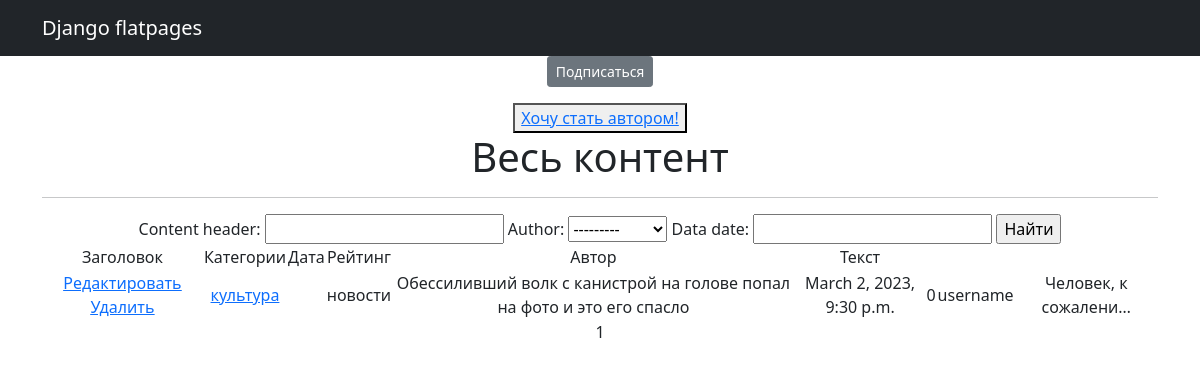
The page /posts/categories/3 (signed in) on the database its author committed.
### news/models.py (models this page shows, shortened)
class Post(models.Model):
    author = models.ForeignKey(Author, on_delete=models.CASCADE)
    content_type = models.CharField(max_length=256, choices=ContentType.choices)
    data = models.DateTimeField(auto_now_add=True)
    content_header = models.CharField(max_length=256)
    content_text = models.CharField(max_length=5000)
    content_rating = models.IntegerField(default=0)
    category = models.ManyToManyField(Category, through='PostCategory')

class Category(models.Model):
    name_category = models.CharField(unique=True, max_length=64)
    subscribers = models.ManyToManyField(User, blank=True, null=True, related_name='categories')
    def __str__(self):
        return self.name_category

class Author(models.Model):
    user = models.OneToOneField(User, on_delete=models.CASCADE)
    rating = models.IntegerField(default=0)
    def __str__(self):
        return self.user.username

### news/views.py (the view)
# urls.py: path('categories/<int:pk>', CategoryListView.as_view(), name='category_list'),
class CategoryListView(Posts):
    model = Post
    template_name = 'news/category_list.html'
    context_object_name = 'category_news_list'
    def get_queryset(self):
        self.category = get_object_or_404(Category, id=self.kwargs['pk'])
        queryset = Post.objects.filter(category=self.category).order_by('data')
        return queryset
    def get_context_data(self, **kwargs):
        context = super().get_context_data(**kwargs)
        context['is_not_subscriber'] = self.request.user not in self.category.subscribers.all()
        context['category'] = self.category
        return context

### news/views.py (called while the page is built)
    def get_context_data(self, **kwargs):
        context = super().get_context_data(**kwargs)
        context['filter'] = PostFilter(self.request.GET, queryset=self.get_queryset())
        context['is_not_author'] = not self.request.user.groups.filter(name='author').exists()
        return context

### templates/news/category_list.html (shortened to what this page needs)
{% extends 'flatpages/default.html' %}
{% load custom_tags %}
{% block content %}
    {% if is_not_subscriber %}
    <p class="text-center"><a href="{% url 'subscribe' category.id %}" class="btn btn-secondary btn-sm">Подписаться</a></p>
    {% endif %}
    {% if is_not_author %}
        <button> <a href="{% url 'upgrade' %}"> Хочу стать автором!</a> </button>
    {% endif %}
    <h1>Весь контент</h1>
    <hr>
    {% if category_news_list %}
        <form action=""  method="GET">
            {{ filter.form }}
            <input type="submit" value="Найти" />
        </form>
            <table>
           <tr>
               <td>Заголовок</td>
               <td>Категории</td>
               <td>Дата</td>
                <td>Рейтинг</td>
               <td>Автор</td>
               <td>Текст</td>
           </tr>
           {% for post in category_news_list %}
           <tr>
           <td>
               <a href="{% url 'post_edit' post.id %}"><u>Редактировать</u></a>
               <a href="{% url 'post_delete' post.id %}"><u>Удалить</u></a>
           </td>
               <td>{% for category in post.category.all %}
                   <a href="{%  url 'category_list' category.id %}">{{ category }}</a>
                   {% endfor %}
               </td>
               <td>{{ time_now|date:'d M Y' }}</td>
               <td>{{ post.content_type }}</td>
               <td>{{ post.content_header }}</td>
               <td>{{ post.data }}</td>
               <td>{{ post.content_rating }}</td>
               <td>{{ post.author }}</td>
               <td>{{ post.content_text|truncatechars:20 }}</td>
           </tr>
           {% endfor %}
       </table>
   {% else %}
       <h2>Новостей нет!</h2>
        {% endif %}
       {{ page_obj.number }}
{% endblock content %}

### rows shown on the page
Post: content_type "новости", content_header "Обессиливший волк с канистрой на голове попал на фото и это его спасло", data "March 2, 2023, 9:30 p.m.", content_rating "0", author "username", content_text "Человек, к сожалени…"
Category: name_category "культура"

### other values the page prints
{{ page_obj.number }} "1"
